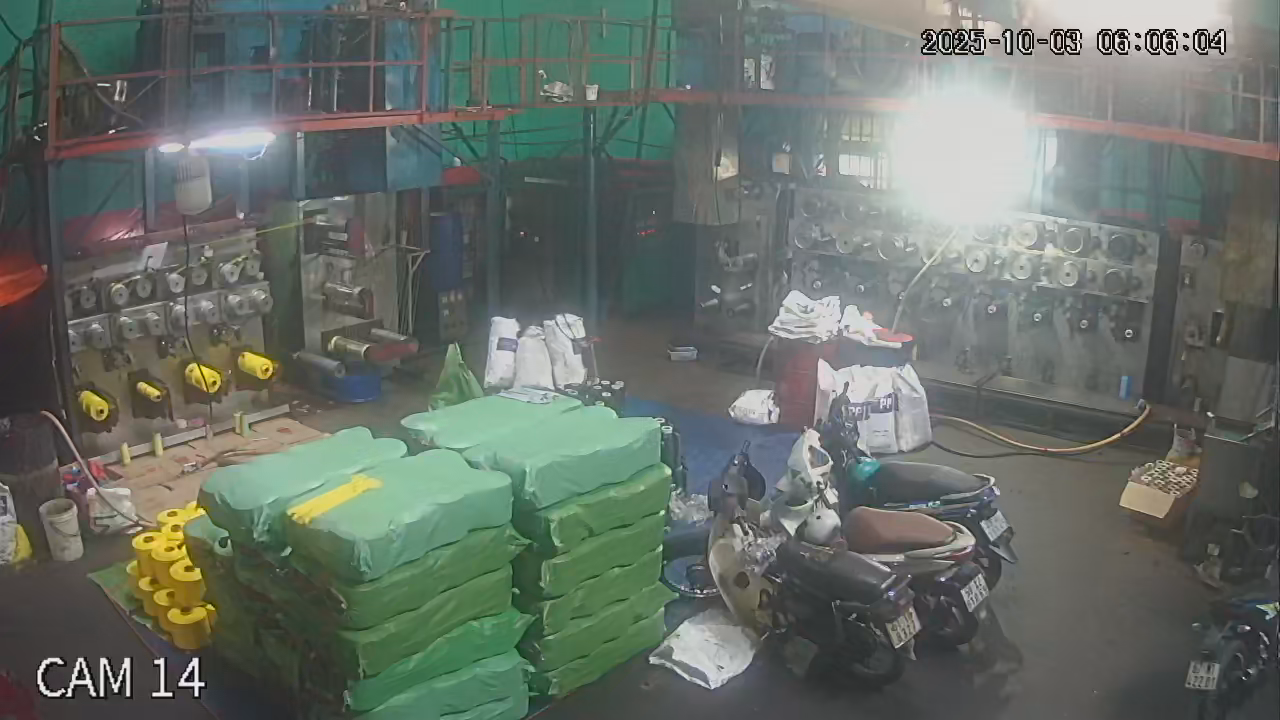
#> input picture frame 45 of Project 21_Tổng_hợp/20251003133754215.mp4, 1280 x 720 px
$ jupyter execute 'Project 21-New.ipynb'
#> lines starting #> are read from the running program, lines starting #| are printed output that depends on the picture
[cell 1]
# !pip install playsound # chỉ có âm thanh ko có video
# !pip install moviepy # có âm thanh đi kèm video
# !pip install moviepy
# !pip uninstall -y opencv-python-headless opencv-contrib-python-headless
# !pip install -U opencv-python

[cell 2]
# import sys
# print(sys.executable)
import sys
print(sys.executable)
import cv2
#!{sys.executable} -m pip install moviepy
import time
import os

[cell 3]
# ===== Cấu hình video =====
video_path = "20251003133754215.mp4"
if not os.path.exists(video_path):
    raise FileNotFoundError(f"File not found: {video_path}")

# ===== Hàm format thời gian =====
def format_time(seconds):
    m = int(seconds // 60)
    s = int(seconds % 60)
    return f"{m:02d}:{s:02d}"

# ===== Khởi tạo video =====
cap = cv2.VideoCapture(video_path)
if not cap.isOpened():
    raise IOError("Cannot open video file")

[cell 4]
# Đọc video từ file
my_video = cv2.VideoCapture("20251003133754215.mp4")
fps_original = my_video.get(cv2.CAP_PROP_FPS)
frame_count = int(my_video.get(cv2.CAP_PROP_FRAME_COUNT))
duration = frame_count / fps_original
frame_duration = 1 / fps_original

[cell 5]
# Ghi text trên hình ảnh hay Cấu hình font để ghi text
# ===== Cấu hình hiển thị =====
font = cv2.FONT_HERSHEY_SIMPLEX
font_color = (255, 255, 255)
font_scale = 1
font_thickness = 2
playback_speed = 1.0
paused = False

[cell 6]
cv2.namedWindow('Video Player', cv2.WINDOW_NORMAL)

[cell 7]
# ===== Vòng lặp phát video =====
while True:
    # Kiểm tra cửa sổ còn mở
    if cv2.getWindowProperty('Video Player', cv2.WND_PROP_VISIBLE) < 1:
        break

    if not paused:
        ret, frame = cap.read()
#> frame is the input picture: shape (720, 1280, 3); mean B, G, R 103.4, 110.8, 103
        if not ret:
            # Loop video từ đầu nếu muốn
            cap.set(cv2.CAP_PROP_POS_FRAMES, 0)
            continue

        # Thời gian hiện tại
        current_frame = int(cap.get(cv2.CAP_PROP_POS_FRAMES))
        current_time = current_frame / fps_original

        # Hiển thị FPS và thời gian
        cv2.putText(frame, f"FPS: {fps_original:.2f}", (10, 30),
                    font, font_scale, font_color, font_thickness)
        cv2.putText(frame, f"Time: {format_time(current_time)}/{format_time(duration)}",
                    (10, 70), font, font_scale, font_color, font_thickness)
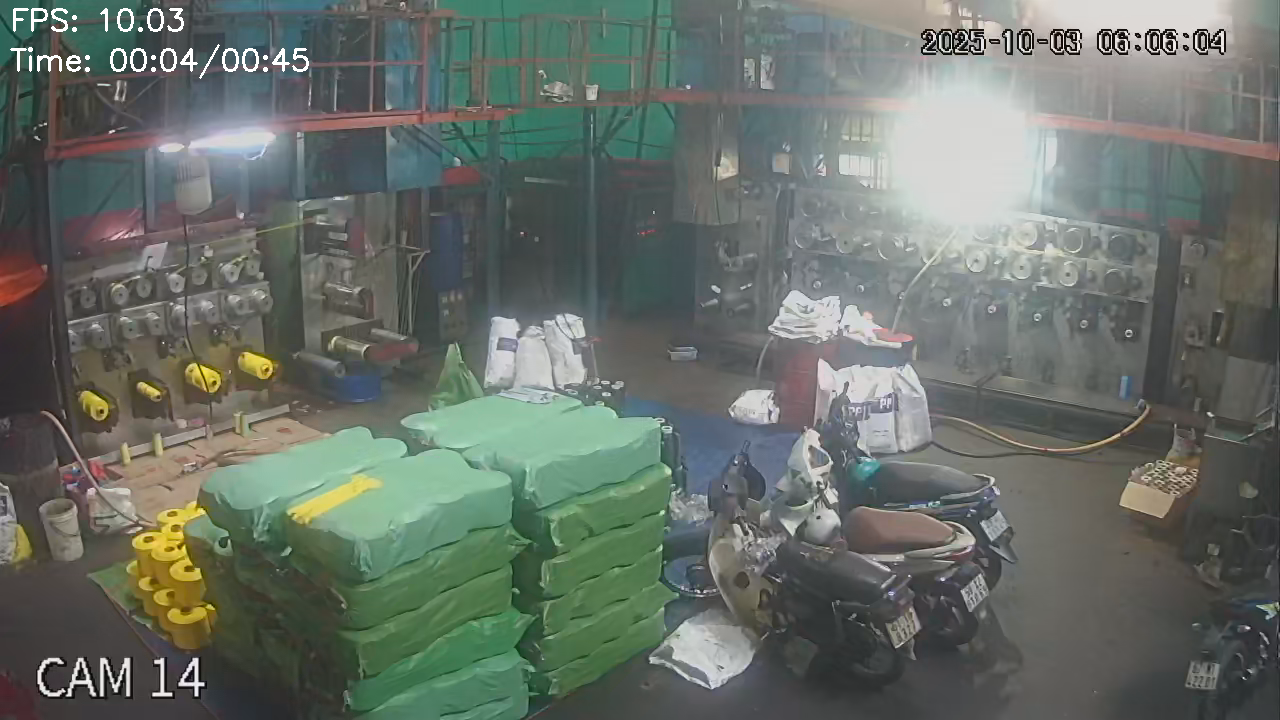
#> frame: shape (720, 1280, 3); mean B, G, R 104, 111.4, 103.6

        # Hiển thị frame
        cv2.imshow('Video Player', frame)

    # Delay theo tốc độ phát
    key = cv2.waitKey(int(frame_duration * 1000 / playback_speed)) & 0xFF
#> (key q is pressed here)

    # ===== Phím điều khiển =====
    if key == ord('q'):          # Q → thoát
        break
    elif key == 32:               # Space → pause/play
        paused = not paused
    elif key == ord('s'):         # S → snapshot
        ret, snap = cap.read()
        if ret:
            snap_name = f"snapshot_{int(time.time())}.png"
            cv2.imwrite(snap_name, snap)
            print(f"Saved snapshot: {snap_name}")
    elif key == 81:               # ← → tua lùi 5s
        cur_frame = int(cap.get(cv2.CAP_PROP_POS_FRAMES))
        cap.set(cv2.CAP_PROP_POS_FRAMES, max(cur_frame - int(fps_original*5), 0))
    elif key == 83:               # → → tua nhanh 5s
        cur_frame = int(cap.get(cv2.CAP_PROP_POS_FRAMES))
        cap.set(cv2.CAP_PROP_POS_FRAMES, min(cur_frame + int(fps_original*5), frame_count-1))
    elif key == 82:               # ↑ → tăng tốc 0.25x
        playback_speed = min(playback_speed + 0.25, 3.0)
    elif key == 84:               # ↓ → giảm tốc 0.25x
        playback_speed = max(playback_speed - 0.25, 0.25)
